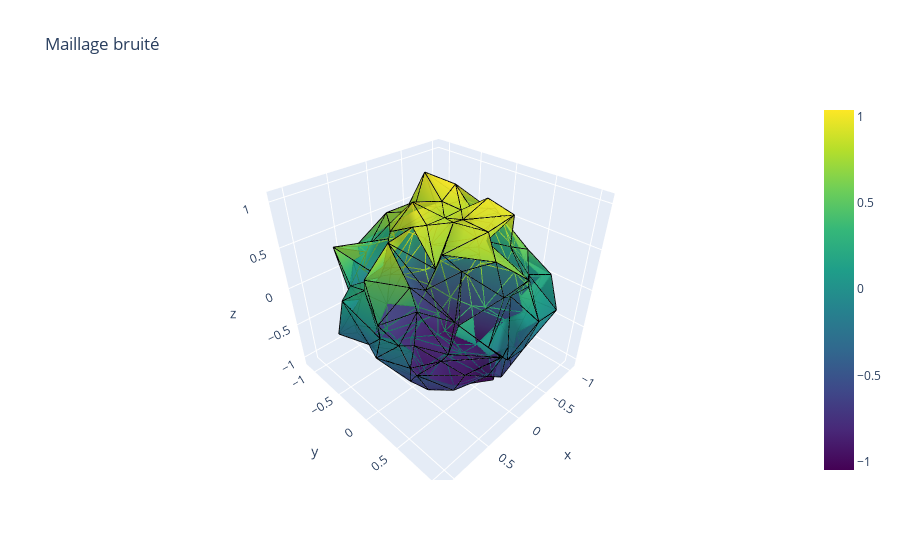

Notebook code for this chart:
### Markdown cell above
# Ajout de bruit Gaussien

### Code cell
VB = np.zeros((len(V), len(V[0])))
for i in range(len(V)) :
    n = np.random.normal(0, 0.1, len(V[i]))
    xbar = np.array(V[i])
    z = xbar + n
    VB[i] = z

plot_mesh(VB, F, "Maillage bruité")

### Figure 1 — Plotly figure (JSON) as saved in the notebook; plotly's stock layout.template omitted (floating-point values rounded to 4 significant figures; data arrays with more than 128 entries replaced by an {"elided": "..."} marker saying what was removed)
{"data": [{"colorscale": [[0, "#440154"], [0.1111, "#482878"], [0.2222, "#3e4989"], [0.3333, "#31688e"], [0.4444, "#26828e"], [0.5556, "#1f9e89"], [0.6667, "#35b779"], [0.7778, "#6ece58"], [0.8889, "#b5de2b"], [1, "#fde725"]], "i": {"elided": "320 int values"}, "intensity": {"elided": "162 float values"}, "j": {"elided": "320 int values"}, "k": {"elided": "320 int values"}, "opacity": 0.9, "showscale": true, "type": "mesh3d", "x": {"elided": "162 float values"}, "y": {"elided": "162 float values"}, "z": {"elided": "162 float values"}}, {"line": {"color": "black", "width": 2}, "mode": "lines", "showlegend": false, "type": "scatter3d", "x": {"elided": "2880 float values"}, "y": {"elided": "2880 float values"}, "z": {"elided": "2880 float values"}}], "layout": {"scene": {"aspectmode": "data"}, "title": {"text": "Maillage bruité"}}}
